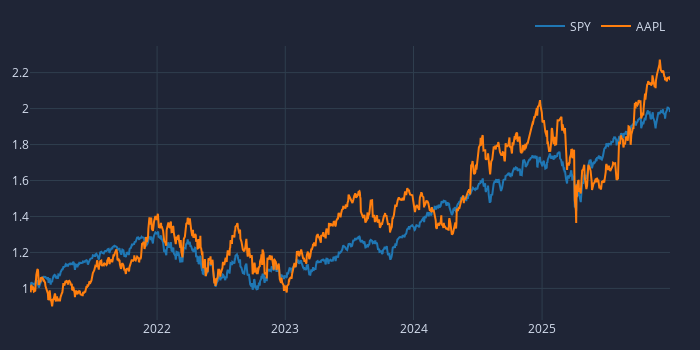

Notebook code cell kept with this figure:
### Code cell
start_date = '2021-01-01'
end_date = '2026-01-01'

spy_price = vbt.YFData.download(
    ['SPY'],
    start=start_date,
    end=end_date
).get('Close')
aapl_price = vbt.YFData.download(
    ['AAPL'],
    start=start_date,
    end=end_date
).get('Close')

fig = (spy_price / spy_price.iloc[0]).vbt.plot(
    trace_kwargs=dict(name='SPY')
)

(aapl_price / aapl_price.iloc[0]).vbt.plot(
    trace_kwargs=dict(name='AAPL'),
    fig=fig
)

fig.write_image('spy_aapl_comparison.svg')
fig.show()

### Figure 1 — Plotly figure (JSON) as saved in the notebook; plotly's stock layout.template omitted (floating-point values rounded to 4 significant figures; data arrays with more than 128 entries replaced by an {"elided": "..."} marker saying what was removed)
{"data": [{"name": "SPY", "showlegend": true, "type": "scatter", "uid": "9048a898-f61c-4959-8221-ce8bf0f680b1", "x": {"elided": "1255 str values"}, "y": {"elided": "1255 float values"}}, {"name": "AAPL", "showlegend": true, "type": "scatter", "uid": "6d94825f-becd-4b96-994f-eefeaed48e7b", "x": {"elided": "1255 str values"}, "y": {"elided": "1255 float values"}}], "layout": {"height": 350, "legend": {"orientation": "h", "traceorder": "normal", "x": 1, "xanchor": "right", "y": 1.02, "yanchor": "bottom"}, "margin": {"b": 30, "l": 30, "r": 30, "t": 30}, "width": 700}}
